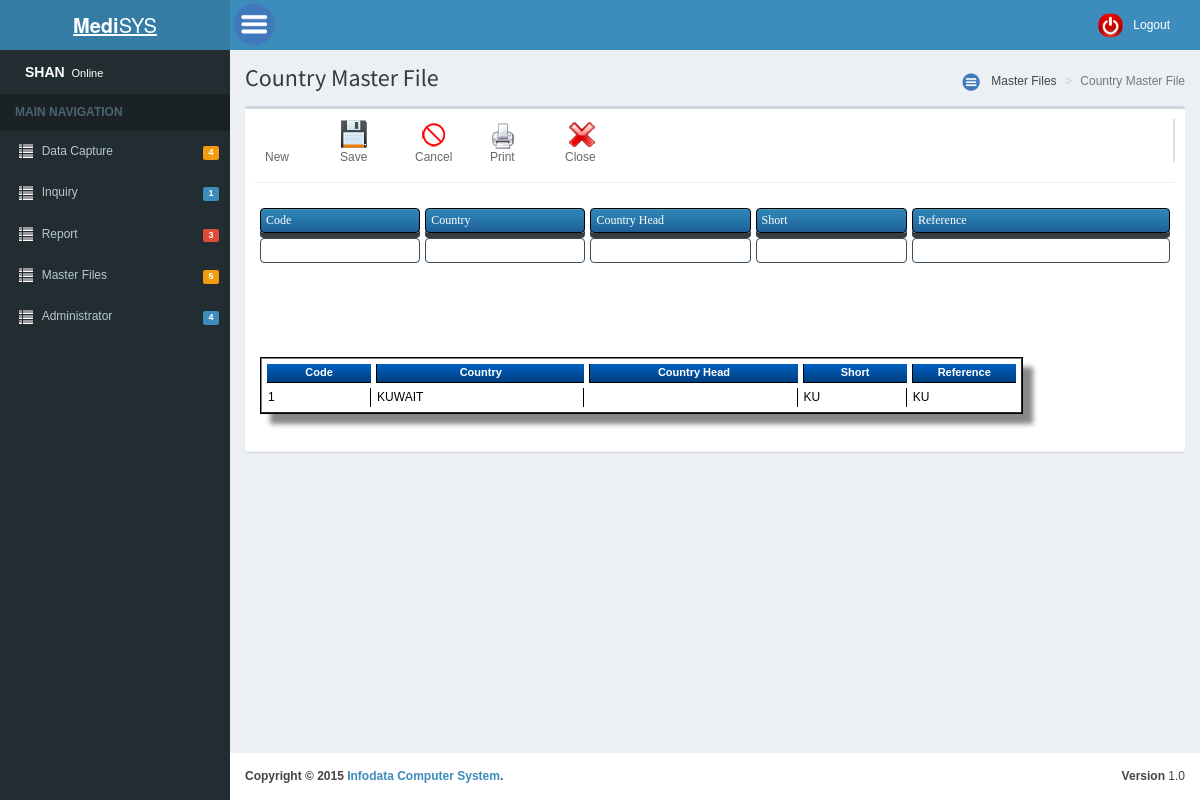
The page /country_mast.php on the database its author committed.
### tables this page shows
CREATE TABLE IF NOT EXISTS `country` (
  `CODE` varchar(20) DEFAULT NULL,
  `COUNTRY` varchar(50) DEFAULT NULL,
  `SH_CODE` varchar(2) DEFAULT NULL,
  `SERI_NO` bigint(20) DEFAULT NULL,
  `Head` varchar(100) DEFAULT NULL,
  `REF_NO` int(11) DEFAULT NULL,
  `REF_NO_C` varchar(20) DEFAULT NULL
);

### country_mast_details.php (the view, shortened to what this page needs)
<link media="screen" rel="stylesheet" type="text/css" href="css/admin_min.css"  />
<link rel="stylesheet" href="css/table_min.css" type="text/css"/>
<link rel="stylesheet" type="text/css" media="all" href="css/jsDatePick_ltr.min.css" />
<section id="main" class="column" >
<div id="maindiv" >
<div class="sct_right">
												<ul class="dashboard_menu">
													<li><a class="d2" onClick="new_inv();" ><span>New</span></a></li>
										            <li><a class="d4" onClick="save_inv();"><span>Save</span></a></li>
													<li><a class="d5" onClick="cancel_inv();" ><span>Cancel</span></a></li>
													<li><a class="d6" onClick="print_inv();"><span>Print</span></a></li>
													<li><a class="d8" onclick="close_form();"><span>Close</span></a></li>
												</ul>
											</div>
      <hr />
<form name="form1" id="form1">
  <table width="100%" border="0"  class=\"form-matrix-table\">
  <tr>
    <td width="18%"><input type="text"  class="label_purchase" value="Code" disabled/></td>
    <td width="0%"><input type="text"  class="label_purchase" value="Country" disabled="disabled"/></td>
    <td width="18%"><input type="text"  class="label_purchase" value="Country Head" disabled="disabled"/></td>
    <td width="17%"><input type="text"  class="label_purchase" value="Short" disabled="disabled"/></td>
    <td width="29%"><input type="text"  class="label_purchase" value="Reference" disabled="disabled"/></td>
  </tr>
  <tr>
    <td><input type="text" class="text_purchase3"  id="code" name="code" onkeypress="keyset('class', event);" onKeyUp="ajax_showOptionsfname(this,'getCountriesByLetters',event,'ajax-list-brand.php');" onblur="setbrand();"/></td>
    <td width="0%"><input type="text" class="text_purchase3"  id="country" name="country" onkeypress="keyset('class', event);" onkeyup="ajax_showOptionsfname(this,'getCountriesByLetters',event,'ajax-list-brand.php');" onblur="setbrand();"/></td>
    <td width="18%"><input type="text" class="text_purchase3"  id="country_head" name="country_head" onkeypress="keyset('class', event);" onkeyup="ajax_showOptionsfname(this,'getCountriesByLetters',event,'ajax-list-brand.php');" onblur="setbrand();"/></td>
    <td><input type="text" class="text_purchase3"  id="short" name="short" onkeypress="keyset('class', event);" onkeyup="ajax_showOptionsfname(this,'getCountriesByLetters',event,'ajax-list-brand.php');" onblur="setbrand();"/></td>
    <td><input type="text" class="text_purchase3"  id="reference" name="reference" onkeypress="keyset('class', event);" onkeyup="ajax_showOptionsfname(this,'getCountriesByLetters',event,'ajax-list-brand.php');" onblur="setbrand();"/></td>
  </tr>
  <tr>
    <td>&nbsp;</td>
    <td>&nbsp;</td>
    <td width="18%">&nbsp;</td>
    <td>&nbsp;</td>
    <td>&nbsp;</td>
  </tr>
  <tr>
    <td>&nbsp;</td>
    <td colspan="3">&nbsp;</td>
    <td>&nbsp;</td>
  </tr>
  <tr>
    <td>&nbsp;</td>
    <td>&nbsp;</td>
    <td>&nbsp;</td>
    <td>&nbsp;</td>
    <td>&nbsp;</td>
  </tr>
  </table>
  <br/>
<fieldset>
  <table width="84%" border="0">
  <tr>
	<td width="30%" colspan="9">
    <div class="CSSTableGenerator" id="itemdetails" >
<div id="bank_table">
                                        <table border="1" cellspacing="0">
                                        <?php
										include_once("connection.php");
										echo "<tr>
                              <td width=\"100\"  background=\"images/headingbg.gif\" ><font color=\"#FFFFFF\">Code</font></td>
                              <td width=\"200\"  background=\"images/headingbg.gif\"><font color=\"#FFFFFF\">Country</font></td>
							   <td width=\"200\"  background=\"images/headingbg.gif\"><font color=\"#FFFFFF\">Country Head</font></td>
							   <td width=\"100\"  background=\"images/headingbg.gif\"><font color=\"#FFFFFF\">Short</font></td>
                             <td width=\"100\"  background=\"images/headingbg.gif\"><font color=\"#FFFFFF\">Reference</font></td>
   							</tr>";
										$sql="select * from country ORDER BY CODE";
										$result=mysql_query($sql, $dbinv);
										while ($row = mysql_fetch_array($result)){
											echo "<tr>
                                            	<td onclick=\"med_mast_ass('".$row['CODE']."', '".$row['COUNTRY']."', '".$row['Head']."', '".$row['SH_CODE']."', '".$row['REF_NO_C']."');\">".$row["CODE"]."</td>
                                            	<td onclick=\"med_mast_ass('".$row['CODE']."', '".$row['COUNTRY']."', '".$row['Head']."', '".$row['SH_CODE']."', '".$row['REF_NO_C']."');\">".$row["COUNTRY"]."</td>
                                           		<td onclick=\"med_mast_ass('".$row['CODE']."', '".$row['COUNTRY']."', '".$row['Head']."', '".$row['SH_CODE']."', '".$row['REF_NO_C']."');\">".$row["Head"]."</td>
												<td onclick=\"med_mast_ass('".$row['CODE']."', '".$row['COUNTRY']."', '".$row['Head']."', '".$row['SH_CODE']."', '".$row['REF_NO_C']."');\">".$row["SH_CODE"]."</td>
												<td onclick=\"med_mast_ass('".$row['CODE']."', '".$row['COUNTRY']."', '".$row['Head']."', '".$row['SH_CODE']."', '".$row['REF_NO_C']."');\">".$row["REF_NO_C"]."</td>";
												echo "</tr>";
										}
										?>
                                        </table>
                                      </div>   </div>                                                 		</td>
                                                		</tr>
  <tr>
    <td width="10%">&nbsp;</td>
    <td width="20%">&nbsp;</td>
    <td width="10%">&nbsp;</td>
    <td width="10%">&nbsp;</td>
    <td width="10%">&nbsp;</td>
    </tr>
</table>
</form>
          </div>
                        </section>

### css/table_min.css (style rules this page uses)
.CSSTableGenerator { margin:0px;padding:0px; width:100%; box-shadow: 10px 10px 5px #888888; border:1px solid #000000; -moz-border-radius-bottomleft:0px; -webkit-border-bottom-left-radius:0px; border-bottom-left-radius:0px; -moz-border-radius-bottomright:0px; -webkit-border-bottom-right-radius:0px; border-bottom-right-radius:0px; -moz-border-radius-topright:0px; -webkit-border-top-right-radius:0px; border-top-right-radius:0px; -moz-border-radius-topleft:0px; -webkit-border-top-left-radius:0px; border-top-left-radius:0px; }
.CSSTableGenerator table { width:100%; height:100%; margin:0px;padding:0px; text-shadow:none; }
.CSSTableGenerator tr:last-child td:last-child { -moz-border-radius-bottomright:0px; -webkit-border-bottom-right-radius:0px; border-bottom-right-radius:0px; }
.CSSTableGenerator table tr:first-child td:first-child { -moz-border-radius-topleft:0px; -webkit-border-top-left-radius:0px; border-top-left-radius:0px; }
.CSSTableGenerator table tr:first-child td:last-child { -moz-border-radius-topright:0px; -webkit-border-top-right-radius:0px; border-top-right-radius:0px; }
.CSSTableGenerator tr:last-child td:first-child { -moz-border-radius-bottomleft:0px; -webkit-border-bottom-left-radius:0px; border-bottom-left-radius:0px; }
.CSSTableGenerator td { vertical-align:middle; border:1px solid #000000; border-width:0px 1px 1px 0px; cursor:pointer; padding:1px; font-size:12px; font-family:Arial; font-weight:normal; color:#000000; }
.CSSTableGenerator tr:last-child td { border-width:0px 1px 0px 0px; }
.CSSTableGenerator tr td:last-child { border-width:0px 0px 1px 0px; }
.CSSTableGenerator tr:last-child td:last-child { border-width:0px 0px 0px 0px; }
.CSSTableGenerator tr:first-child td { background:-o-linear-gradient(bottom, #005fbf 5%, #003f7f 100%); background:-webkit-gradient( linear, left top, left bottom, color-stop(0.05, #005fbf), color-stop(1, #003f7f) ); background:-moz-linear-gradient( center top, #435662 5%, #435662 100% ); filter:progid:DXImageTransform.Microsoft.gradient(startColorstr="#005fbf", endColorstr="#003f7f"); background: -o-linear-gradient(top,#005fbf,003f7f); background-color:#005fbf; border:0px solid #000000; text-align:center; border-width:0px 0px 1px 1px; font-size:11px; font-family:Arial; font-weight:bold; color:#ffffff; }
.CSSTableGenerator tr:first-child td:first-child { border-width:0px 0px 1px 0px; }
.CSSTableGenerator tr:first-child td:last-child { border-width:0px 0px 1px 1px; }

### css/general.css (style rules this page uses)
html, body { margin: 0; padding: 0; height: 100%; }
body { font-family: Arial; font-size: 12px; color: #3a3a3a; }
table { border-collapse:inherit ; border-spacing: 5px; }
.sct_right { background: url(layout/site/sct_left_right.gif) repeat-y right top; }
.dashboard_menu { margin: 0; padding: 0px; width: 100%; overflow: hidden; margin: 0 0 0px 0; position: relative; top: 0; left: 0; z-index: 1; }
.dashboard_menu li { list-style: none; margin: 0; padding: 0; width: 60px; height: 42px; float: left; margin: 0 15px 1px 0; padding-right:20px; }
.dashboard_menu a { display: block; width: 100%; height: 100%; background-repeat: no-repeat; padding-left:7px; color: #666; }
.dashboard_menu span { display: block; padding:30px 0px 0px 0; font-size: 12px; text-align: left; padding-left:3px; }
.d2 { background-image:url(layout/site/dasboard_icons/d2.gif); cursor:pointer; }
.d4 { background-image:url(layout/site/dasboard_icons/123.gif); cursor:pointer; }
.d5 { background-image:url(layout/site/dasboard_icons/cancel.png); cursor:pointer; }
.d6 { background-image:url(layout/site/dasboard_icons/print_printer.png); cursor:pointer; }
.d8 { background-image:url(layout/site/dasboard_icons/close.png); cursor:pointer; }
.label_purchase { height:25px; font-family: "Trebuchet MS"; color: #FFF; font-size:12px; background: url(../images/blueBtn1.png) repeat; width: 100%; padding: 2px 5px; border: 1px solid #000; -webkit-box-sizing: border-box; -moz-box-sizing: border-box; -ms-box-sizing: border-box; box-sizing: border-box; -moz-box-shadow: 0 5px 0 #363B3E; -webkit-box-shadow: 0 5px 0 #363B3E; -moz-border-radius:4px; -webkit-border-radius:4px; border-radius:4px; }
.text_purchase3 { width:100%; height:25px; font-family: "Trebuchet MS"; color:#00F; font-size:14px; background: none; padding: 2px 1px; border: 1px solid #3d4e5a; -webkit-box-sizing: border-box; -moz-box-sizing: border-box; -ms-box-sizing: border-box; box-sizing: border-box; -moz-border-radius:4px; -webkit-border-radius:4px; border-radius:4px; }

### country_mast_details.php (style rules this page uses)
form { display:inline; }

### rows shown on the page
country: CODE "1", COUNTRY "KUWAIT", SH_CODE "KU", REF_NO_C "KU"
